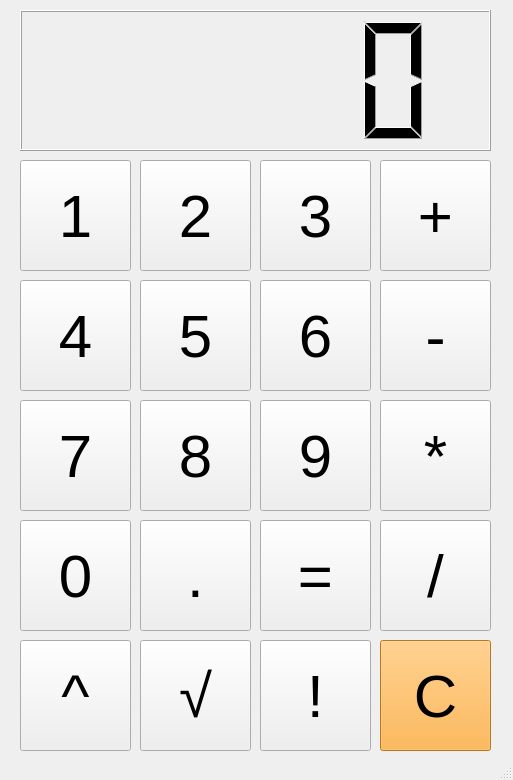
<?xml version="1.0" encoding="UTF-8"?>
<ui version="4.0">
 <class>Krasiviy_kalculator</class>
 <widget class="QMainWindow" name="Krasiviy_kalculator">
  <property name="geometry">
   <rect>
    <x>0</x>
    <y>0</y>
    <width>513</width>
    <height>780</height>
   </rect>
  </property>
  <property name="minimumSize">
   <size>
    <width>513</width>
    <height>780</height>
   </size>
  </property>
  <property name="maximumSize">
   <size>
    <width>513</width>
    <height>780</height>
   </size>
  </property>
  <property name="windowTitle">
   <string>Красивый калькулятор</string>
  </property>
  <widget class="QWidget" name="centralwidget">
   <widget class="QLCDNumber" name="lcdNumber">
    <property name="geometry">
     <rect>
      <x>20</x>
      <y>10</y>
      <width>471</width>
      <height>141</height>
     </rect>
    </property>
   </widget>
   <widget class="QPushButton" name="pushButton">
    <property name="geometry">
     <rect>
      <x>20</x>
      <y>160</y>
      <width>111</width>
      <height>111</height>
     </rect>
    </property>
    <property name="font">
     <font>
      <pointsize>45</pointsize>
     </font>
    </property>
    <property name="text">
     <string>1</string>
    </property>
   </widget>
   <widget class="QPushButton" name="pushButton_2">
    <property name="geometry">
     <rect>
      <x>380</x>
      <y>160</y>
      <width>111</width>
      <height>111</height>
     </rect>
    </property>
    <property name="font">
     <font>
      <pointsize>45</pointsize>
     </font>
    </property>
    <property name="text">
     <string>+</string>
    </property>
   </widget>
   <widget class="QPushButton" name="pushButton_3">
    <property name="geometry">
     <rect>
      <x>140</x>
      <y>160</y>
      <width>111</width>
      <height>111</height>
     </rect>
    </property>
    <property name="font">
     <font>
      <pointsize>45</pointsize>
     </font>
    </property>
    <property name="text">
     <string>2</string>
    </property>
   </widget>
   <widget class="QPushButton" name="pushButton_4">
    <property name="geometry">
     <rect>
      <x>260</x>
      <y>160</y>
      <width>111</width>
      <height>111</height>
     </rect>
    </property>
    <property name="font">
     <font>
      <pointsize>45</pointsize>
     </font>
    </property>
    <property name="text">
     <string>3</string>
    </property>
   </widget>
   <widget class="QPushButton" name="pushButton_5">
    <property name="geometry">
     <rect>
      <x>260</x>
      <y>280</y>
      <width>111</width>
      <height>111</height>
     </rect>
    </property>
    <property name="font">
     <font>
      <pointsize>45</pointsize>
     </font>
    </property>
    <property name="text">
     <string>6</string>
    </property>
   </widget>
   <widget class="QPushButton" name="pushButton_6">
    <property name="geometry">
     <rect>
      <x>20</x>
      <y>280</y>
      <width>111</width>
      <height>111</height>
     </rect>
    </property>
    <property name="font">
     <font>
      <pointsize>45</pointsize>
     </font>
    </property>
    <property name="text">
     <string>4</string>
    </property>
   </widget>
   <widget class="QPushButton" name="pushButton_7">
    <property name="geometry">
     <rect>
      <x>140</x>
      <y>280</y>
      <width>111</width>
      <height>111</height>
     </rect>
    </property>
    <property name="font">
     <font>
      <pointsize>45</pointsize>
     </font>
    </property>
    <property name="text">
     <string>5</string>
    </property>
   </widget>
   <widget class="QPushButton" name="pushButton_8">
    <property name="geometry">
     <rect>
      <x>380</x>
      <y>280</y>
      <width>111</width>
      <height>111</height>
     </rect>
    </property>
    <property name="font">
     <font>
      <pointsize>45</pointsize>
     </font>
    </property>
    <property name="text">
     <string>-</string>
    </property>
   </widget>
   <widget class="QPushButton" name="pushButton_9">
    <property name="geometry">
     <rect>
      <x>260</x>
      <y>400</y>
      <width>111</width>
      <height>111</height>
     </rect>
    </property>
    <property name="font">
     <font>
      <pointsize>45</pointsize>
     </font>
    </property>
    <property name="text">
     <string>9</string>
    </property>
   </widget>
   <widget class="QPushButton" name="pushButton_10">
    <property name="geometry">
     <rect>
      <x>20</x>
      <y>400</y>
      <width>111</width>
      <height>111</height>
     </rect>
    </property>
    <property name="font">
     <font>
      <pointsize>45</pointsize>
     </font>
    </property>
    <property name="text">
     <string>7</string>
    </property>
   </widget>
   <widget class="QPushButton" name="pushButton_11">
    <property name="geometry">
     <rect>
      <x>140</x>
      <y>400</y>
      <width>111</width>
      <height>111</height>
     </rect>
    </property>
    <property name="font">
     <font>
      <pointsize>45</pointsize>
     </font>
    </property>
    <property name="text">
     <string>8</string>
    </property>
   </widget>
   <widget class="QPushButton" name="pushButton_12">
    <property name="geometry">
     <rect>
      <x>380</x>
      <y>400</y>
      <width>111</width>
      <height>111</height>
     </rect>
    </property>
    <property name="font">
     <font>
      <pointsize>45</pointsize>
     </font>
    </property>
    <property name="text">
     <string>*</string>
    </property>
   </widget>
   <widget class="QPushButton" name="pushButton_13">
    <property name="geometry">
     <rect>
      <x>260</x>
      <y>520</y>
      <width>111</width>
      <height>111</height>
     </rect>
    </property>
    <property name="font">
     <font>
      <pointsize>45</pointsize>
     </font>
    </property>
    <property name="text">
     <string>=</string>
    </property>
   </widget>
   <widget class="QPushButton" name="pushButton_14">
    <property name="geometry">
     <rect>
      <x>20</x>
      <y>520</y>
      <width>111</width>
      <height>111</height>
     </rect>
    </property>
    <property name="font">
     <font>
      <pointsize>45</pointsize>
     </font>
    </property>
    <property name="text">
     <string>0</string>
    </property>
   </widget>
   <widget class="QPushButton" name="pushButton_15">
    <property name="geometry">
     <rect>
      <x>140</x>
      <y>520</y>
      <width>111</width>
      <height>111</height>
     </rect>
    </property>
    <property name="font">
     <font>
      <pointsize>45</pointsize>
     </font>
    </property>
    <property name="text">
     <string>.</string>
    </property>
   </widget>
   <widget class="QPushButton" name="pushButton_16">
    <property name="geometry">
     <rect>
      <x>380</x>
      <y>520</y>
      <width>111</width>
      <height>111</height>
     </rect>
    </property>
    <property name="font">
     <font>
      <pointsize>45</pointsize>
     </font>
    </property>
    <property name="text">
     <string>/</string>
    </property>
   </widget>
   <widget class="QPushButton" name="pushButton_17">
    <property name="geometry">
     <rect>
      <x>260</x>
      <y>640</y>
      <width>111</width>
      <height>111</height>
     </rect>
    </property>
    <property name="font">
     <font>
      <pointsize>45</pointsize>
     </font>
    </property>
    <property name="text">
     <string>!</string>
    </property>
   </widget>
   <widget class="QPushButton" name="pushButton_18">
    <property name="geometry">
     <rect>
      <x>20</x>
      <y>640</y>
      <width>111</width>
      <height>111</height>
     </rect>
    </property>
    <property name="font">
     <font>
      <pointsize>45</pointsize>
     </font>
    </property>
    <property name="text">
     <string>^</string>
    </property>
   </widget>
   <widget class="QPushButton" name="pushButton_19">
    <property name="geometry">
     <rect>
      <x>140</x>
      <y>640</y>
      <width>111</width>
      <height>111</height>
     </rect>
    </property>
    <property name="font">
     <font>
      <pointsize>45</pointsize>
     </font>
    </property>
    <property name="text">
     <string>√</string>
    </property>
   </widget>
   <widget class="QPushButton" name="pushButton_20">
    <property name="geometry">
     <rect>
      <x>380</x>
      <y>640</y>
      <width>111</width>
      <height>111</height>
     </rect>
    </property>
    <property name="font">
     <font>
      <pointsize>45</pointsize>
     </font>
    </property>
    <property name="styleSheet">
     <string notr="true">background-color: #fda62b;</string>
    </property>
    <property name="text">
     <string>C</string>
    </property>
   </widget>
  </widget>
  <widget class="QStatusBar" name="statusbar"/>
 </widget>
 <resources/>
 <connections/>
</ui>
